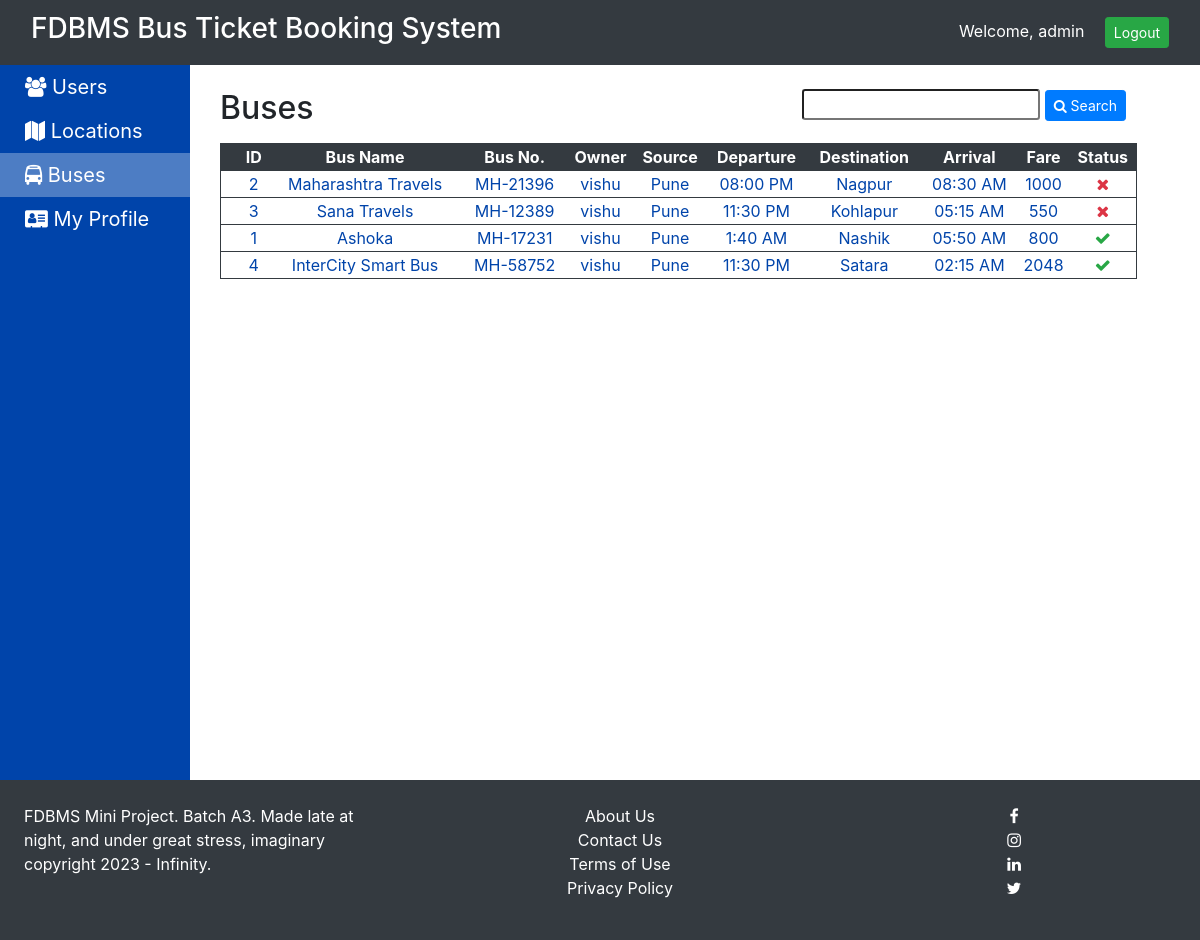
The app's page /buses.php (signed in) with its own data.
### tables this page shows
CREATE TABLE `buses` (
  `id` int(5) NOT NULL,
  `bname` varchar(25) NOT NULL,
  `bus_no` varchar(25) NOT NULL,
  `owner_id` int(5) NOT NULL,
  `from_loc` varchar(20) NOT NULL,
  `from_time` varchar(8) NOT NULL,
  `to_loc` varchar(20) NOT NULL,
  `to_time` varchar(8) NOT NULL,
  `fare` int(5) NOT NULL,
  `approved` tinyint(1) NOT NULL DEFAULT '0'
);

CREATE TABLE `users` (
  `id` int(5) NOT NULL,
  `uname` varchar(20) NOT NULL,
  `name` varchar(25) NOT NULL,
  `email` varchar(40) NOT NULL,
  `password` varchar(25) NOT NULL,
  `gender` enum('Male','Female','Other') NOT NULL,
  `utype` enum('Admin','Owner','Passenger') NOT NULL,
  `address` varchar(120) NOT NULL,
  `mobile` varchar(10) NOT NULL
);

### buses.php (the view, shortened to what this page needs)
<?php
include 'inc/basic_template.php';
?>
<div class="row mb-2">
    <h2 class="col-md-3">Buses</h2>
    <div class="col-md-8 text-right ml-4">
        <form method="post" action="">
            <input type="text" name="bus" class="form-control-sm"
                value="<?php echo (isset($_POST['bus'])) ? $_POST['bus'] : ""; ?>">
            <button type="submit" class="btn btn-sm btn-primary"><i class="fa fa-search"></i> Search</button>
        </form>
    </div>
</div>
<table width="95%" class="table-con">
    <tr class="head">
        <th>ID</th>
        <th>Bus Name</th>
        <th>Bus No.</th>
        <th>Owner</th>
        <th>Source</th>
        <th>Departure</th>
        <th>Destination</th>
        <th>Arrival</th>
        <th>Fare</th>
        <th>Status</th>
    </tr>
    <?php
    $conn = initDB();
    $sql = "select *,users.uname as owner,buses.id as bid from buses, users where owner_id=users.id";
    $sql .= " order by approved";
    $res = $conn->query($sql);
    if ($res->num_rows == 0) {
        echo '
    <tr class="row">
        <td colspan="9" class="text-center">No Bus</td>
    </tr>';
    } else {
        while ($row = $res->fetch_assoc()) {
            echo '
        <tr class="content">
            <td>' . $row["bid"] . '</td>
            <td>' . $row["bname"] . '</td>
            <td>' . $row["bus_no"] . '</td>
            <td>' . $row["owner"] . '</td>
            <td>' . $row["from_loc"] . '</td>
            <td>' . $row["from_time"] . '</td>
            <td>' . $row["to_loc"] . '</td>
            <td>' . $row["to_time"] . '</td>
            <td>' . $row["fare"] . '</td>
            <td><a href="buses.php?id=' . $row["bid"] . '&toggle=';
            if ($row["approved"])
                echo '0" title="Click to Unapprove"><i class="fa fa-check text-success">';
            else
                echo '1" title="Click to Approve"><i class="fa fa-times text-danger">';
            echo '</i></a></td></tr>';
        }
    }
    ?>
</table>
</div>

### css/style.css (style rules this page uses)
body { padding-top: 65px; }
.table-con { width: 95%; }
.table-con .row:first-of-type, .table-con .head { background: #343A40; border: 1px solid #343A40; color: #fff; }
.table-con a { text-decoration: none; }
.table-con .content { background: #fff !important; color: #0044aa !important; cursor: pointer; padding: 7px; border-width: 0 1px 1px 1px; border-color: #343A40; border-style: solid; }
.table-con .content td:first-of-type, .table-con .head th:first-of-type { padding-left: 20px; }
.table-con .content td, .table-con .head th { text-align: center; }

### records on screen
buses: id "2", bname "Maharashtra Travels", bus_no "MH-21396", owner.uname "vishu", from_loc "Pune", from_time "08:00 PM", to_loc "Nagpur", to_time "08:30 AM", fare "1000", approved 0 (drawn)
buses: id "3", bname "Sana Travels", bus_no "MH-12389", owner.uname "vishu", from_loc "Pune", from_time "11:30 PM", to_loc "Kohlapur", to_time "05:15 AM", fare "550", approved 0 (drawn)
buses: id "1", bname "Ashoka", bus_no "MH-17231", owner.uname "vishu", from_loc "Pune", from_time "1:40 AM", to_loc "Nashik", to_time "05:50 AM", fare "800", approved 1 (drawn)
buses: id "4", bname "InterCity Smart Bus", bus_no "MH-58752", owner.uname "vishu", from_loc "Pune", from_time "11:30 PM", to_loc "Satara", to_time "02:15 AM", fare "2048", approved 1 (drawn)

### other values on screen
$_SESSION['user']['uname'] "admin"
